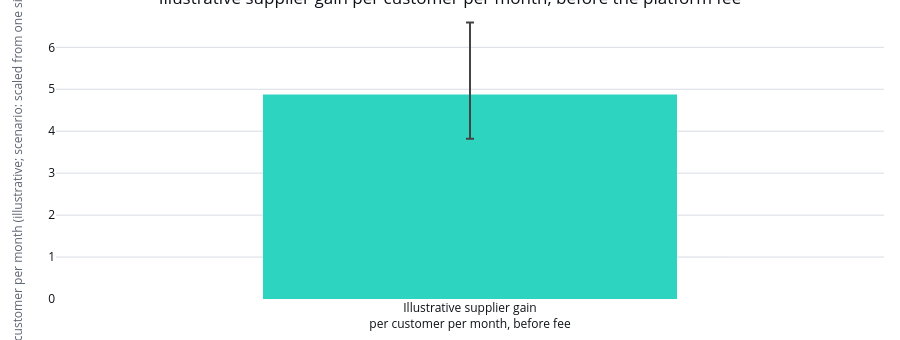

The notebook cell this image was saved under:
### Code cell
per_customer = profiled_summary.loc["net_gain_before_fee_per_customer_per_month_gbp"]
per_customer_figure = go.Figure(
    go.Bar(
        x=["Illustrative supplier gain<br>per customer per month, before fee"],
        y=[per_customer["p50"]],
        error_y={
            "type": "data",
            "symmetric": False,
            "array": [per_customer["p90"] - per_customer["p50"]],
            "arrayminus": [per_customer["p50"] - per_customer["p10"]],
        },
        marker_color=SERIES_COLOURS["selected"],
        width=[0.5],
    )
)
per_customer_figure.update_layout(
    title="Illustrative supplier gain per customer per month, before the platform fee",
    yaxis_title=(
        "GBP per customer per month (illustrative; scenario: scaled from one simulated week)"
    ),
    showlegend=False,
)
apply_notebook_style(per_customer_figure, height=340)

### Figure 1 — Plotly figure (JSON) as saved in the notebook; plotly's stock layout.template omitted (floating-point values rounded to 4 significant figures)
{"data": [{"error_y": {"array": [1.713], "arrayminus": [1.055], "symmetric": false, "type": "data"}, "marker": {"color": "#2DD4BF"}, "width": [0.5], "x": ["Illustrative supplier gain<br>per customer per month, before fee"], "y": [4.878], "type": "bar"}], "layout": {"title": {"text": "Illustrative supplier gain per customer per month, before the platform fee"}, "yaxis": {"title": {"text": "GBP per customer per month (illustrative; scenario: scaled from one simulated week)"}}, "showlegend": false, "margin": {"b": 24}, "height": 340, "paper_bgcolor": "#FFFFFF", "plot_bgcolor": "#FFFFFF"}}
